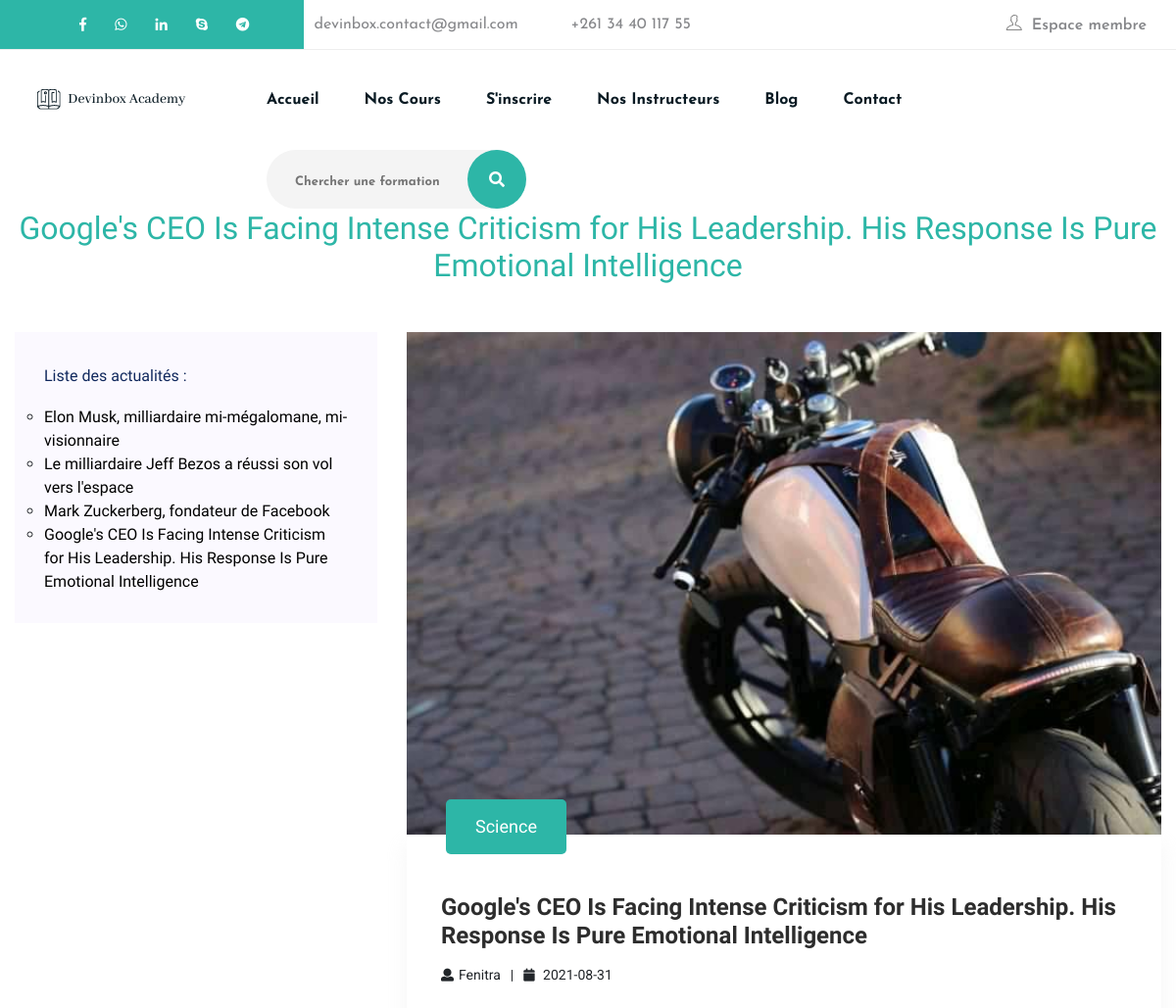
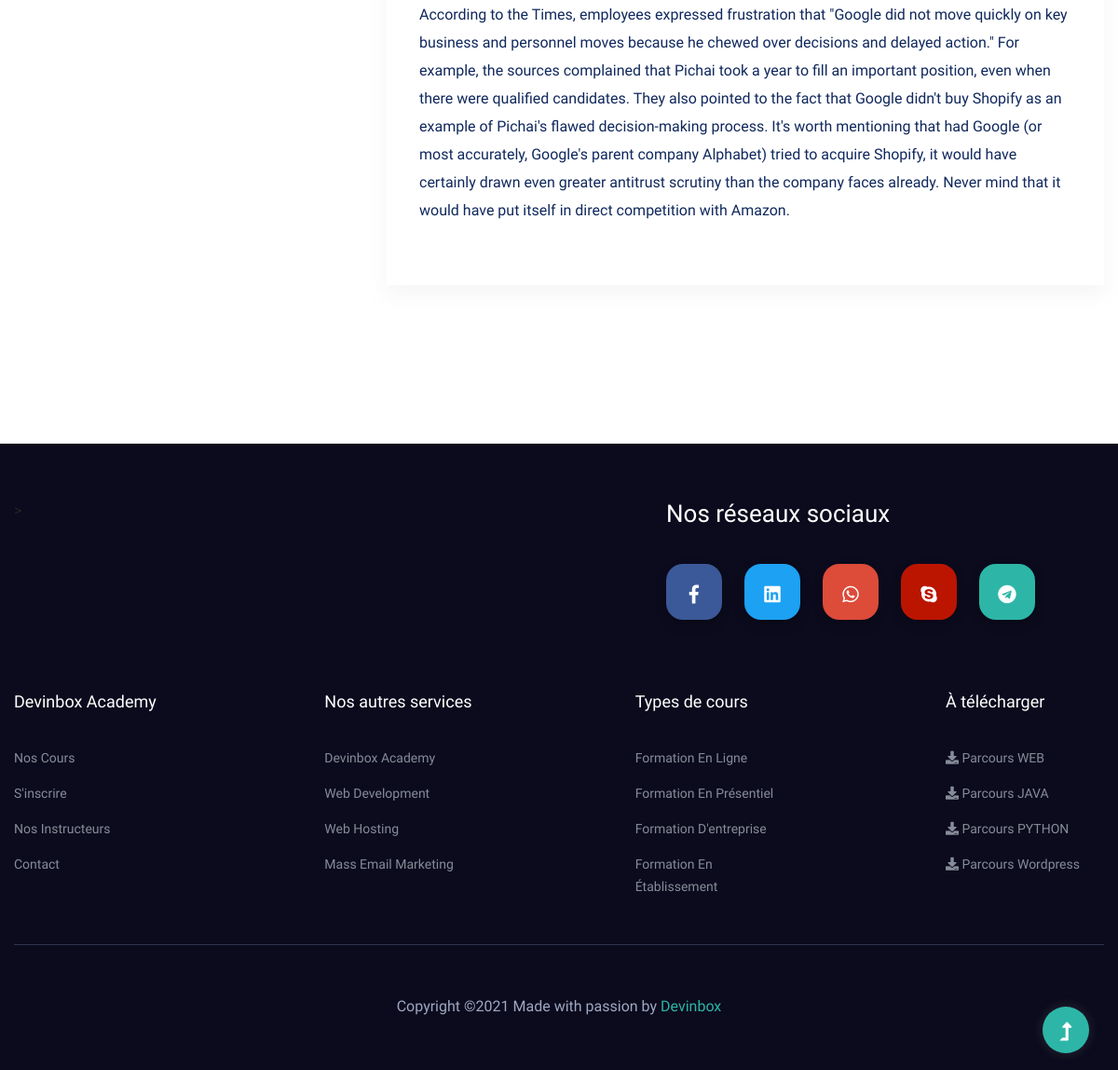
The app's page /blog_voir.php?id=20 with its own data (2 pictures, top to bottom).
### tables this page shows
CREATE TABLE IF NOT EXISTS `article` (
  `id_article` int(11) NOT NULL AUTO_INCREMENT,
  `titre_art` varchar(255) NOT NULL,
  `image_art` varchar(255) NOT NULL,
  `contenu_art` text NOT NULL,
  `date_pub_art` varchar(255) NOT NULL,
  `thematique_art` varchar(255) NOT NULL,
  `auteur_art` varchar(255) NOT NULL,
  PRIMARY KEY (`id_article`)
);

### blog_voir.php (the view, shortened to what this page needs)
<?php
  $id = $_GET['id'];
  include('connexion/connexion.php');
?>
<!doctype html>
<html class="no-js" lang="zxx">
<head>
    <link rel="stylesheet" href="assets/css/bootstrap.min.css">
    <link rel="stylesheet" href="assets/css/owl.carousel.min.css">
    <link rel="stylesheet" href="assets/css/slicknav.css">
    <link rel="stylesheet" href="assets/css/animate.min.css">
    <link rel="stylesheet" href="assets/css/magnific-popup.css">
    <link rel="stylesheet" href="assets/css/fontawesome-all.min.css">
    <link rel="stylesheet" href="assets/css/themify-icons.css">
    <link rel="stylesheet" href="assets/css/themify-icons.css">
    <link rel="stylesheet" href="assets/css/slick.css">
    <link rel="stylesheet" href="assets/css/nice-select.css">
    <link rel="stylesheet" href="assets/css/style.css">
    <link rel="stylesheet" href="assets/css/responsive.css">
</head>
<body>
    <header>
        <div class="header-area">
            <div class="main-header ">
                <div class="header-top d-none d-lg-block">
                    <div class="header-left-social">
                        <ul class="header-social">
                            <li><a target="_blank" href="https://web.facebook.com/Devinbox-112170117151430/?"><i class="fab fa-facebook-f"></i></a></li>
                            <li><a target="_blank" href="https://api.whatsapp.com/send?phone=261344011755"><i class="fab fa-whatsapp"></i></a></li>
                            <li><a target="_blank" href="https://www.linkedin.com/company/49147337/"><i class="fab fa-linkedin-in"></i></a></li>
                            <li><a target="_blank" href="https://join.skype.com/invite/DVzVjmoEYePm"><i class="fab fa-skype"></i></a></li>
                            <li><a target="_blank" href="https://telegram.me/Devinbox"><i class="fab fa-telegram"></i></a></li>
                        </ul>
                    </div>
                    <div class="container">
                        <div class="col-xl-12">
                            <div class="row d-flex justify-content-between align-items-center">
                                <div class="header-info-left">
                                    <ul>
                                        <li>devinbox.contact@gmail.com</li>
                                        <li>+261 34 40 117 55</li>
                                    </ul>
                                </div>
                                <div class="header-info-right">
                                    <ul>
                                        <li><a href="sidentifier.html"><i class="ti-user"></i>Espace membre</a></li>
                                    </ul>
                                </div>
                            </div>
                        </div>
                    </div>
                </div>
                <div class="header-bottom header-sticky">
                    <div class="logo d-none d-lg-block">
                        <a href="index.php"><img src="assets/img/logo/logo.png" alt=""></a>
                    </div>
                    <div class="container">
                        <div class="menu-wrapper">
                            <div class="main-menu d-none d-lg-block">
                                <nav>
                                    <ul id="navigation">
                                        <li><a href="index.php">Accueil</a></li>
                                        <li><a href="">Nos cours</a>
                                        </li>
                                        <li><a href="inscription.html">S'inscrire</a></li>
                                        <li><a href="instructor.html">Nos instructeurs</a></li>
                                        <li><a href="blog.php">Blog</a>
                                        </li>
                                        <li><a href="contact.html">Contact</a></li>
                                    </ul>
                                </nav>
                            </div>
                            <div class="header-search d-none d-lg-block">
                                <form action="#" class="form-box f-right ">
                                    <input type="text" name="Search" placeholder="Chercher une formation">
                                    <div class="search-icon">
                                        <i class="fas fa-search special-tag"></i>
                                    </div>
                                </form>
                            </div>
                        </div>
                        <div class="col-12">
                        </div>
                    </div>
                </div>
            </div>
        </div>
    </header>
    <main>
        <div class="">
            <div class="">
                <div class="container">
                    <div class="row">
                        <div class="col-xl-12">
                            <div class="hero-cap hero-cap2 text-center">
                              <?php
                                $sql = "SELECT * FROM article WHERE id_article = $id";
                                $result = $conn->query($sql);
                                $row = $result->fetch_assoc();
                               ?>
                                <h2 style="color: #2db6a7;"><?php echo $row['titre_art']; ?></h2>
                            </div>
                        </div>
                    </div>
                </div>
            </div>
        </div>
        <section class="blog_area" style="padding-top: 40px; padding-bottom: 120px;">
            <div class="container">
                <div class="row">
                    <div class="col-lg-4">
                        <div class="blog_right_sidebar">
                            <aside class="single_sidebar_widget search_widget">
                                <h5 style="color: black;"><p>Liste des actualités :</p></h5>
                                <ul>
                                    <?php
                                      $sql = "SELECT * FROM article ORDER BY id_article ASC";
                                      $result = mysqli_query($conn, $sql);
                                      if ($result->num_rows > 0) {
                                        while($row = $result->fetch_assoc()) {
                                     ?>
                                      <li style="list-style-type: circle;"><a style="color: black;" href="blog_voir.php?id=<?php echo $row['id_article']; ?>"><?php echo $row['titre_art']; ?></a></li>
                                    <?php
                                        }
                                      }
                                    ?>
                                </ul>
                            </aside>
                        </div>
                    </div>
                    <div class="col-lg-8 mb-5 mb-lg-0">
                        <div class="blog_left_sidebar">
                    <?php
                      $sql = "SELECT * FROM article WHERE id_article = $id";
                      $result = $conn->query($sql);
                      $row = $result->fetch_assoc();
                     ?>
                            <article class="blog_item">
                                <div class="blog_item_img">
                                    <img class="card-img rounded-0" src="<?php echo 'upload/'.$row['image_art'] ?>" alt="">
                                    <div href="#" class="blog_item_date">
                                        <p><?php echo $row['thematique_art']; ?></p>
                                    </div>
                                </div>
                                <div class="blog_details">
                                    <a class="d-inline-block" href="blog_details.html">
                                        <h2 class="blog-head" style="color: #2d2d2d;"><?php echo $row['titre_art']; ?></h2>
                                    </a>
                                    <ul class="blog-info-link">
                                        <li><i class="fa fa-user"></i><?php echo $row['auteur_art']; ?></li>
                                        <li><i class="fa fa-calendar"></i> <?php echo $row['date_pub_art']; ?></li>
                                    </ul>
                                    <br>
                                    <p><?php echo $row['contenu_art']; ?></p>
                                </div>
                            </article>
                        </div>
                    </div>
                </div>
            </div>
        </section>
    </main>
    <footer>
        <div class="footer-area footer-bg">
            <div class="container">
                <div class="footer-top footer-padding">
                    <div class="footer-heading">
                        <div class="row justify-content-between">
                            <div class="col-xl-6 col-lg-7 col-md-10">
                                >
                            </div>
                            <div class="col-xl-5 col-lg-5">
                                <div class="footer-tittle2">
                                    <h4>Nos réseaux sociaux</h4>
                                </div>
                                <div class="footer-social">
                                    <a target="_blank" href="https://web.facebook.com/Devinbox-112170117151430/?"><i class="fab fa-facebook-f"></i></a>
                                    <a target="_blank" href="https://www.linkedin.com/company/49147337/"><i class="fab fa-linkedin"></i></a>
                                    <a target="_blank" href="https://api.whatsapp.com/send?phone=261344011755"><i class="fab fa-whatsapp"></i></a>
                                    <a target="_blank" href="https://join.skype.com/invite/DVzVjmoEYePm"><i class="fab fa-skype"></i></a>
                                    <a target="_blank" target="_blank" href="https://telegram.me/Devinbox"><i class="fab fa-telegram"></i></a>
                                  </div>
                            </div>
                        </div>
                    </div>
                    <div class="row d-flex justify-content-between">
                        <div class="col-xl-2 col-lg-3 col-md-4 col-sm-6">
                            <div class="single-footer-caption mb-50">
                                <div class="footer-tittle">
                                    <h4>Devinbox Academy</h4>
                                    <ul>
                                        <li><a href="cours_en_presentiel.html">Nos cours</a></li>
                                        <li><a href="inscription.html">S'inscrire</a></li>
                                        <li><a href="instructor.html">Nos instructeurs</a></li>
                                        <li><a href="contact.html">Contact</a></li>
                                    </ul>
                                </div>
                            </div>
                        </div>
                        <div class="col-xl-2 col-lg-3 col-md-4 col-sm-6">
                            <div class="single-footer-caption mb-50">
                                <div class="footer-tittle">
                                    <h4>Nos autres services</h4>
                                    <ul>
                                        <li><a href="">Devinbox Academy</a></li>
                                        <li><a href="">Web Development</a></li>
                                        <li><a href="">Web hosting</a></li>
                                        <li><a href="">Mass email marketing</a></li>
                                    </ul>
                                </div>
                            </div>
                        </div>
                        <div class="col-xl-2 col-lg-3 col-md-4 col-sm-6">
                            <div class="single-footer-caption mb-50">
                                <div class="footer-tittle">
                                    <h4>Types de cours</h4>
                                    <ul>
                                        <li><a href="cours_en_ligne.html">Formation en ligne</a></li>
                                        <li><a href="cours_en_presentiel.html">Formation en présentiel</a></li>
                                        <li><a href="cours_dentreprise.html">Formation d'entreprise</a></li>
                                        <li><a href="cours_decole.html">Formation en établissement</a></li>
                                    </ul>
                                </div>
                            </div>
                        </div>
                        <div class="col-xl-2 col-lg-3 col-md-4 col-sm-6">
                            <div class="single-footer-caption mb-50">
                                <div class="footer-tittle">
                                    <h4>À télécharger</h4>
                                    <ul>
                                        <li><a target="_blank" href="assets/img/download/parcoursweb.png"><i class="fa fa-download"></i> Parcours WEB</a></li>
                                        <li><a target="_blank" href="assets/img/download/JAVA.png"><i class="fa fa-download"></i> Parcours JAVA</a></li>
                                        <li><a target="_blank" href="assets/img/download/comingsoon.gif"><i class="fa fa-download"></i> Parcours PYTHON</a></li>
                                        <li><a target="_blank" href="assets/img/download/parcoursweb.png"><i class="fa fa-download"></i> Parcours Wordpress</a></li>
                                    </ul>
                                </div>
                            </div>
                        </div>
                    </div>
                </div>
                <div class="footer-bottom">
                    <div class="row d-flex align-items-center">
                        <div class="col-lg-12">
                            <div class="footer-copy-right text-center">
                                <p>Copyright &copy;<script>document.write(new Date().getFullYear());</script> Made with passion by <a href="https://www.dev-inbox.com" target="_blank">Devinbox</a>
                                </p>
                            </div>
                        </div>
                    </div>
                </div>
            </div>
        </div>
    </footer>
    <div id="back-top" >
        <a title="Go to Top" href="#"> <i class="fas fa-level-up-alt"></i></a>
    </div>
    </body>
</html>

### records on screen
article: titre_art "Google's CEO Is Facing Intense Criticism for His Leadership. His Response Is Pure Emotional Intelligence", image_art (picture), thematique_art "Science", auteur_art "Fenitra", date_pub_art "2021-08-31", contenu_art "According to the Times, employees expressed frustration that \"Google did not move quickly on key business and personnel moves because he chewed over decisions and delayed action.\" For example, the sources complained that Pichai took a year to fill an important position, even when there were qualified candidates. They also pointed to the fact that Google didn't buy Shopify as an example of Pichai's flawed decision-making process. It's worth mentioning that had Google (or most accurately, Google's parent company Alphabet) tried to acquire Shopify, it would have certainly drawn even greater antitrust scrutiny than the company faces already. Never mind that it would have put itself in direct…"
article: titre_art "Elon Musk, milliardaire mi-mégalomane, mi-visionnaire"
article: titre_art "Le milliardaire Jeff Bezos a réussi son vol vers l'espace"
article: titre_art "Mark Zuckerberg, fondateur de Facebook"
